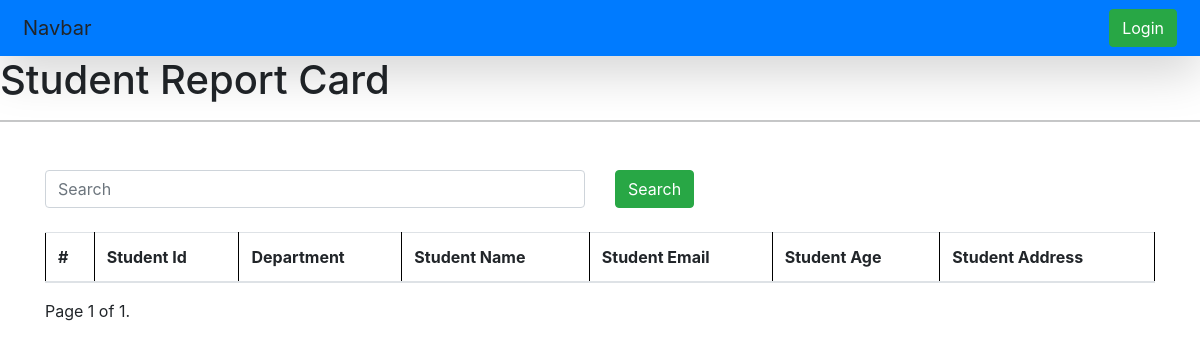
Page /student/?page=10 on the earlier database version.
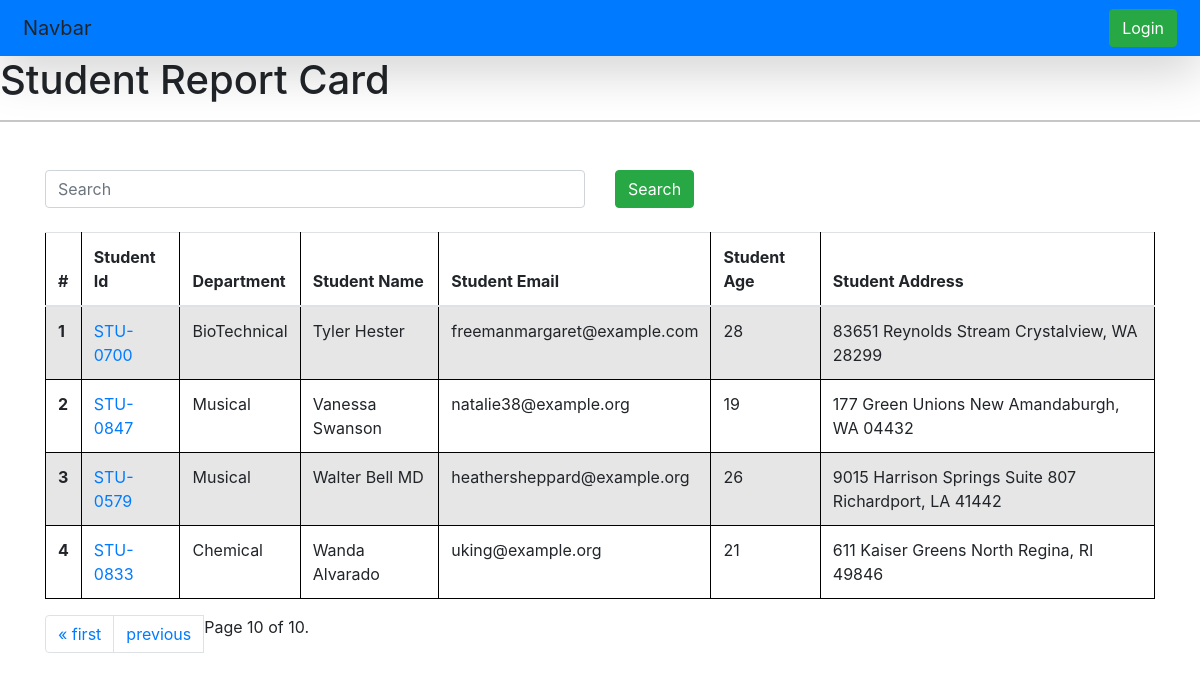
Same page on the later database version.
### vege/models.py (models this page shows, shortened)
class Student(models.Model):
    student_id = models.OneToOneField(
        StudentID, related_name="studentid", on_delete=models.CASCADE
    )
    department = models.ForeignKey(
        Department, related_name="student_dept", on_delete=models.CASCADE
    )
    student_name = models.CharField(max_length=100)
    student_email = models.EmailField(unique=True)
    student_age = models.IntegerField(default=18)
    student_address = models.TextField()
    class Meta:
        ordering = ["student_name"]
        verbose_name = "student"

class StudentID(models.Model):
    student_id = models.CharField(max_length=100)
    def __str__(self) -> str:
        return self.student_id

class Department(models.Model):
    department = models.CharField(max_length=100)
    def __str__(self) -> str:
        return self.department
    class Meta:
        ordering = ["department"]

### vege/views.py (the view, shortened to what this page needs)
# urls.py: path("student/", get_student, name="get_student"),
def get_student(request):
    queryset = Student.objects.all()
    paginator = Paginator(queryset, 15)  # Show 25 contacts per page.
    page_number = request.GET.get("page", 1)
    page_obj = paginator.get_page(page_number)
    return render(request, "reports/students.html", {"queryset": page_obj})

### vege/templates/reports/students.html (shortened to what this page needs)
{%extends "base.html"%}
{%block start%}
<h1>Student Report Card</h1>
<link rel="stylesheet" href="https://cdn.jsdelivr.net/npm/bootstrap@4.3.1/dist/css/bootstrap.min.css"
>
<hr>
<div class="container mt-5">
    <form class="mb-4">
        <div class="row">
            <div class="col-md-6">
                <input class="form-control" placeholder="Search" name="search">
            </div>
            <div class="col-md-6">
                <button class="btn btn-success">Search</button>
            </div>
        </div>
    </form>
    <table class="table table-striped">
        <thead>
            <tr>
                <th scope="col">#</th>
                <th scope="col">Student Id</th>
                <th scope="col">Department</th>
                <th scope="col">Student Name</th>
                <th scope="col">Student Email</th>
                <th scope="col">Student Age</th>
                <th scope="col">Student Address</th>
            </tr>
        </thead>
        <tbody>
            {% for student in queryset %}
            <tr>
                <th scope="row">{{forloop.counter}}</th>
                <td><a href="{% url 'see_marks' student.student_id %}">{{student.student_id}}</a></td>
                <td>{{student.department}}</td>
                <td>{{student.student_name}}</td>
                <td>{{student.student_email}}</td>
                <td>{{student.student_age}}</td>
                <td>{{student.student_address}}</td>
            </tr>
            {% endfor %}
        </tbody>
    </table>
    <nav aria-label="Page navigation example">
        <ul class="pagination">
            {% if queryset.has_previous %}
            <li class="page-item"><a class="page-link" href="?page=1">&laquo; first</a></li>
            <li class="page-item"><a class="page-link" href="?page={{ queryset.previous_page_number }}">previous</a>
            </li>
            {% endif %}
            <span class="current">
                Page {{ queryset.number }} of {{ queryset.paginator.num_pages }}.
            </span>
        </ul>
    </nav>
</div>
{%endblock%}

Differences in the rows shown:
added Student: student_id "STU-0700", department "BioTechnical", student_name "Tyler Hester", student_email "freemanmargaret@example.com", student_age "28", student_address "83651 Reynolds Stream Crystalview, WA 28299"
added Student: student_id "STU-0847", department "Musical", student_name "Vanessa Swanson", student_email "natalie38@example.org", student_age "19", student_address "177 Green Unions New Amandaburgh, WA 04432"
added Student: student_id "STU-0579", department "Musical", student_name "Walter Bell MD", student_email "heathersheppard@example.org", student_age "26", student_address "9015 Harrison Springs Suite 807 Richardport, LA 41442"
added Student: student_id "STU-0833", department "Chemical", student_name "Wanda Alvarado", student_email "uking@example.org", student_age "21", student_address "611 Kaiser Greens North Regina, RI 49846"
Other differences:
{{ queryset.number }}: "1" → "10"
{{ queryset.paginator.num_pages }}: "1" → "10"
text now shown: "« first previous"
